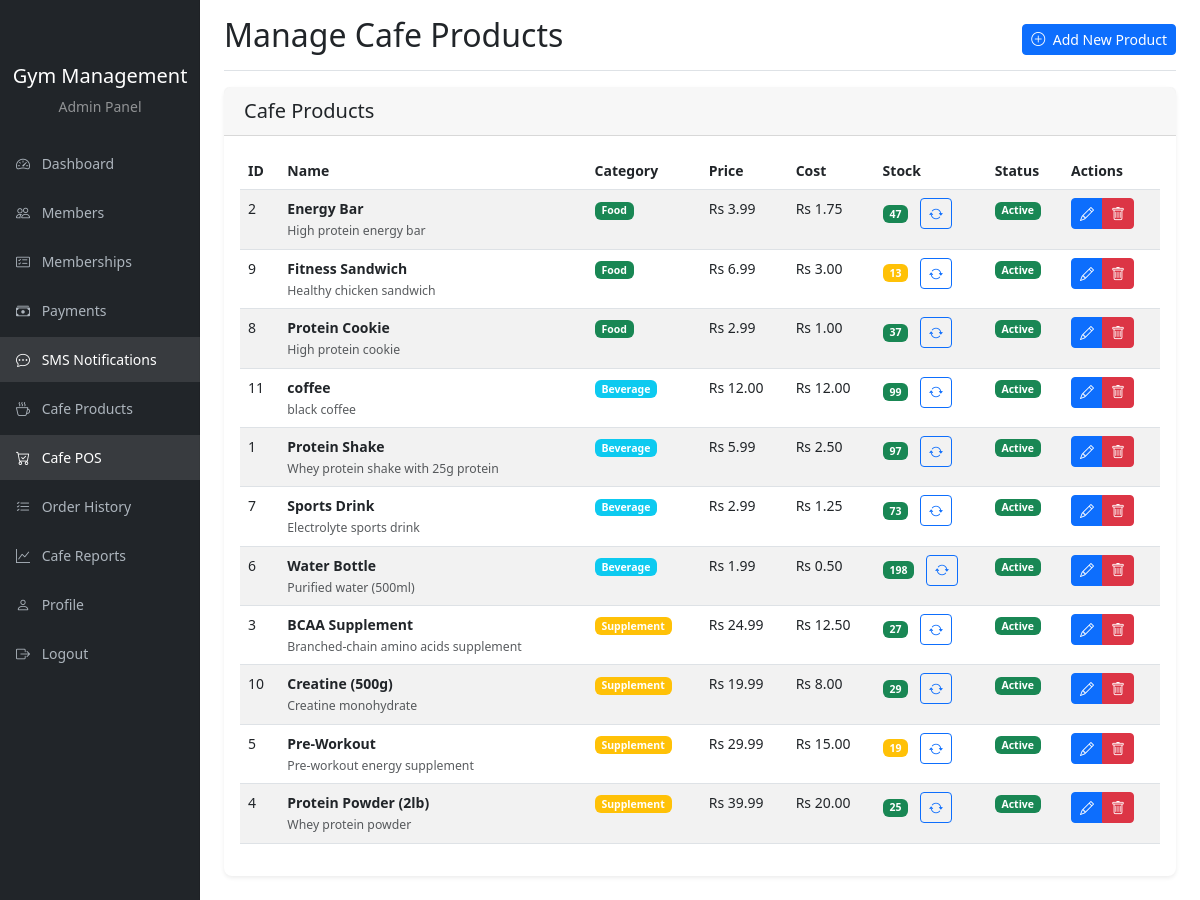
Page /admin/cafe-products.php (signed in) on the committed database.
### tables this page shows
CREATE TABLE `cafe_products` (
  `id` int(11) NOT NULL,
  `name` varchar(100) NOT NULL,
  `description` text DEFAULT NULL,
  `category` enum('food','beverage','supplement','other') NOT NULL,
  `price` decimal(10,2) NOT NULL,
  `cost_price` decimal(10,2) NOT NULL,
  `stock_quantity` int(11) NOT NULL DEFAULT 0,
  `status` enum('active','inactive') DEFAULT 'active',
  `created_at` timestamp NOT NULL DEFAULT current_timestamp(),
  `updated_at` timestamp NOT NULL DEFAULT current_timestamp() ON UPDATE current_timestamp()
);

### admin/cafe-products.php (the view, shortened to what this page needs)
<?php
require_once '../includes/db.php';
$products = [];
try {
    $result = $conn->query("SELECT * FROM cafe_products ORDER BY category, name");
    $products = $result;
} catch (Exception $e) {
    $error = "Error: " . $e->getMessage();
}
?>
<!DOCTYPE html>
<html lang="en">
<head>
    <link href="https://cdn.jsdelivr.net/npm/bootstrap@5.3.0/dist/css/bootstrap.min.css" rel="stylesheet">
    <link rel="stylesheet" href="https://cdn.jsdelivr.net/npm/bootstrap-icons@1.10.0/font/bootstrap-icons.css">
    <link rel="stylesheet" href="../assets/css/admin.css">
</head>
<body>
    <div class="container-fluid">
        <div class="row">
            <?php include 'sidebar.php'; ?>
            <main class="col-md-9 ms-sm-auto col-lg-10 px-md-4">
                <div class="d-flex justify-content-between flex-wrap flex-md-nowrap align-items-center pt-3 pb-2 mb-3 border-bottom">
                    <h1 class="h2">Manage Cafe Products</h1>
                    <div class="btn-toolbar mb-2 mb-md-0">
                        <button type="button" class="btn btn-sm btn-primary" data-bs-toggle="modal" data-bs-target="#addProductModal">
                            <i class="bi bi-plus-circle me-1"></i> Add New Product
                        </button>
                    </div>
                </div>
                <div class="card">
                    <div class="card-header">
                        <h5 class="card-title mb-0">Cafe Products</h5>
                    </div>
                    <div class="card-body">
                        <div class="table-responsive">
                            <table class="table table-striped table-hover">
                                <thead>
                                    <tr>
                                        <th>ID</th>
                                        <th>Name</th>
                                        <th>Category</th>
                                        <th>Price</th>
                                        <th>Cost</th>
                                        <th>Stock</th>
                                        <th>Status</th>
                                        <th>Actions</th>
                                    </tr>
                                </thead>
                                <tbody>
                                    <?php if (is_object($products) && $products->num_rows > 0): ?>
                                        <?php while ($product = $products->fetch_assoc()): ?>
                                            <tr>
                                                <td><?php echo $product['id']; ?></td>
                                                <td>
                                                    <strong><?php echo htmlspecialchars($product['name']); ?></strong>
                                                    <?php if (!empty($product['description'])): ?>
                                                        <br><small class="text-muted"><?php echo htmlspecialchars($product['description']); ?></small>
                                                    <?php endif; ?>
                                                </td>
                                                <td>
                                                    <span class="badge <?php
                                                        echo $product['category'] === 'food' ? 'bg-success' :
                                                            ($product['category'] === 'beverage' ? 'bg-info' :
                                                            ($product['category'] === 'supplement' ? 'bg-warning' : 'bg-secondary'));
                                                    ?>">
                                                        <?php echo ucfirst($product['category']); ?>
                                                    </span>
                                                </td>
                                                <td>Rs <?php echo number_format($product['price'], 2); ?></td>
                                                <td>Rs <?php echo number_format($product['cost_price'], 2); ?></td>
                                                <td>
                                                    <span class="badge <?php echo $product['stock_quantity'] <= 5 ? 'bg-danger' : ($product['stock_quantity'] <= 20 ? 'bg-warning' : 'bg-success'); ?>">
                                                        <?php echo $product['stock_quantity']; ?>
                                                    </span>
                                                    <button type="button" class="btn btn-sm btn-outline-primary ms-2" data-bs-toggle="modal" data-bs-target="#updateStockModal<?php echo $product['id']; ?>">
                                                        <i class="bi bi-arrow-repeat"></i>
                                                    </button>
                                                </td>
                                                <td>
                                                    <span class="badge <?php echo $product['status'] === 'active' ? 'bg-success' : 'bg-danger'; ?>">
                                                        <?php echo ucfirst($product['status']); ?>
                                                    </span>
                                                </td>
                                                <td>
                                                    <div class="btn-group btn-group-sm">
                                                        <button type="button" class="btn btn-primary" data-bs-toggle="modal" data-bs-target="#editProductModal<?php echo $product['id']; ?>">
                                                            <i class="bi bi-pencil"></i>
                                                        </button>
                                                        <button type="button" class="btn btn-danger" data-bs-toggle="modal" data-bs-target="#deleteProductModal<?php echo $product['id']; ?>">
                                                            <i class="bi bi-trash"></i>
                                                        </button>
                                                    </div>
                                                </td>
                                            </tr>
                                        <?php endwhile; ?>
                                    <?php else: ?>
                                        <tr>
                                            <td colspan="8" class="text-center">No products found</td>
                                        </tr>
                                    <?php endif; ?>
                                </tbody>
                            </table>
                        </div>
                    </div>
                </div>
            </main>
        </div>
    </div>
</body>
</html>

### admin/sidebar.php
<nav id="sidebar" class="col-md-3 col-lg-2 d-md-block bg-dark sidebar collapse">
               <div class="position-sticky pt-3">
                   <div class="text-center mb-4">
                       <h5 class="text-white">Gym Management</h5>
                       <p class="text-white-50">Admin Panel</p>
                   </div>
                   <ul class="nav flex-column">
                       <li class="nav-item">
                           <a class="nav-link" href="dashboard.php">
                               <i class="bi bi-speedometer2 me-2"></i>
                               Dashboard
                           </a>
                       </li>
                       <li class="nav-item">
                           <a class="nav-link" href="members.php">
                               <i class="bi bi-people me-2"></i>
                               Members
                           </a>
                       </li>
                       <li class="nav-item">
                           <a class="nav-link" href="memberships.php">
                               <i class="bi bi-card-checklist me-2"></i>
                               Memberships
                           </a>
                       </li>
                       <li class="nav-item">
                           <a class="nav-link" href="payments.php">
                               <i class="bi bi-cash-stack me-2"></i>
                               Payments
                           </a>
                       </li>
                       <li class="nav-item">
                           <a class="nav-link active" href="sms-settings.php">
                               <i class="bi bi-chat-dots me-2"></i>
                               SMS Notifications
                           </a>
                       </li>
                       <li class="nav-item">
                           <a class="nav-link" href="cafe-products.php">
                               <i class="bi bi-cup-hot me-2"></i>
                               Cafe Products
                           </a>
                       </li>
                       <li class="nav-item">
                           <a class="nav-link active" href="cafe-pos-system.php">
                               <i class="bi bi-cart-check me-2"></i>
                               Cafe POS
                           </a>
                       </li>
                       <li class="nav-item">
                           <a class="nav-link" href="cafe-orders.php">
                               <i class="bi bi-list-check me-2"></i>
                               Order History
                           </a>
                       </li>
                       <li class="nav-item">
                           <a class="nav-link" href="cafe-reports.php">
                               <i class="bi bi-graph-up me-2"></i>
                               Cafe Reports
                           </a>
                       </li>
                       <li class="nav-item">
                           <a class="nav-link" href="profile.php">
                               <i class="bi bi-person me-2"></i>
                               Profile
                           </a>
                       </li>
                       <li class="nav-item">
                           <a class="nav-link" href="../logout.php">
                               <i class="bi bi-box-arrow-right me-2"></i>
                               Logout
                           </a>
                       </li>
                   </ul>
               </div>
           </nav>

### assets/css/admin.css (style rules this page uses)
body { font-size: .875rem; }
.sidebar { position: fixed; top: 0; bottom: 0; left: 0; z-index: 100; padding: 48px 0 0; box-shadow: inset -1px 0 0 rgba(0, 0, 0, 0.1); }
.sidebar .nav-link { font-weight: 500; color: #adb5bd; padding: .75rem 1rem; margin-bottom: .25rem; }
.sidebar .nav-link.active { color: #fff; background-color: rgba(255, 255, 255, 0.1); }
.sidebar .nav-link .bi { margin-right: .5rem; }
.card { margin-bottom: 1.5rem; box-shadow: 0 0.125rem 0.25rem rgba(0, 0, 0, 0.075); border: none; border-radius: 0.5rem; }
.card-header { background-color: rgba(0, 0, 0, 0.03); border-bottom: 1px solid rgba(0, 0, 0, 0.125); padding: 0.75rem 1.25rem; }
.table-responsive { overflow-x: auto; -webkit-overflow-scrolling: touch; }

### rows in the picture
cafe_products: id "2", name "Energy Bar", description "High protein energy bar", category "Food", price "3.99", cost_price "1.75", stock_quantity "47", status "Active"
cafe_products: id "9", name "Fitness Sandwich", description "Healthy chicken sandwich", category "Food", price "6.99", cost_price "3.00", stock_quantity "13", status "Active"
cafe_products: id "8", name "Protein Cookie", description "High protein cookie", category "Food", price "2.99", cost_price "1.00", stock_quantity "37", status "Active"
cafe_products: id "11", name "coffee", description "black coffee", category "Beverage", price "12.00", cost_price "12.00", stock_quantity "99", status "Active"
cafe_products: id "1", name "Protein Shake", description "Whey protein shake with 25g protein", category "Beverage", price "5.99", cost_price "2.50", stock_quantity "97", status "Active"
cafe_products: id "7", name "Sports Drink", description "Electrolyte sports drink", category "Beverage", price "2.99", cost_price "1.25", stock_quantity "73", status "Active"
cafe_products: id "6", name "Water Bottle", description "Purified water (500ml)", category "Beverage", price "1.99", cost_price "0.50", stock_quantity "198", status "Active"
cafe_products: id "3", name "BCAA Supplement", description "Branched-chain amino acids supplement", category "Supplement", price "24.99", cost_price "12.50", stock_quantity "27", status "Active"
cafe_products: id "10", name "Creatine (500g)", description "Creatine monohydrate", category "Supplement", price "19.99", cost_price "8.00", stock_quantity "29", status "Active"
cafe_products: id "5", name "Pre-Workout", description "Pre-workout energy supplement", category "Supplement", price "29.99", cost_price "15.00", stock_quantity "19", status "Active"
cafe_products: id "4", name "Protein Powder (2lb)", description "Whey protein powder", category "Supplement", price "39.99", cost_price "20.00", stock_quantity "25", status "Active"
